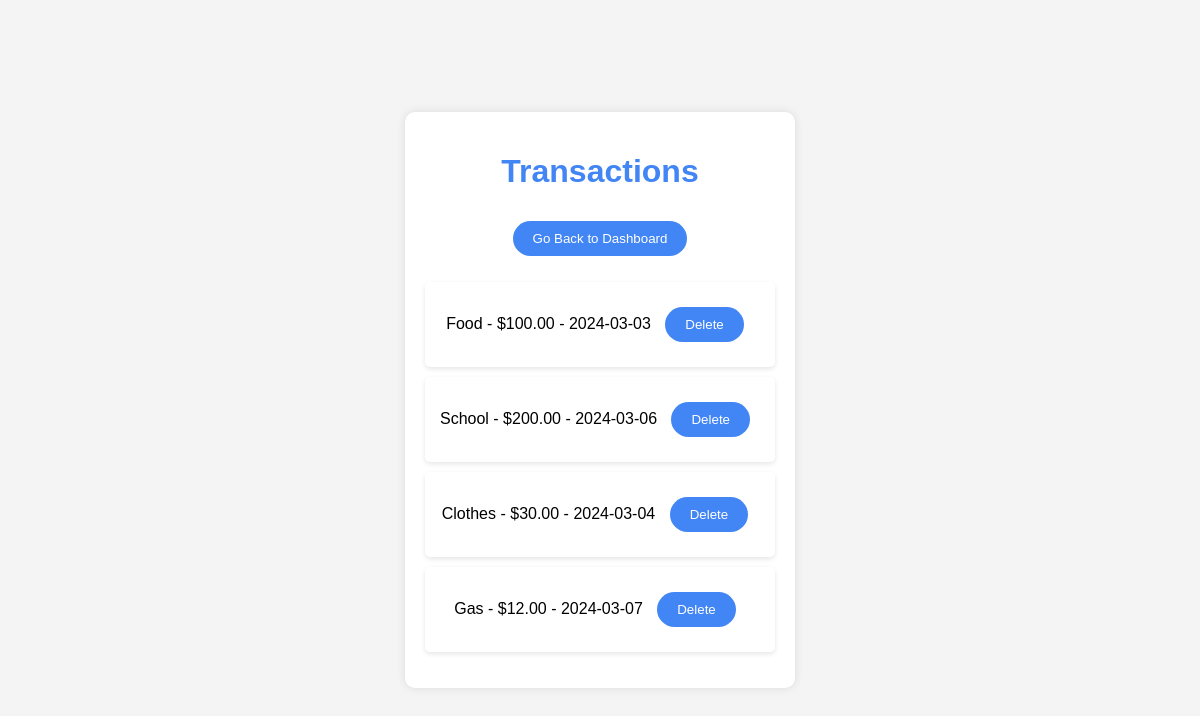
Page /transactions (signed in) on the earlier database version.
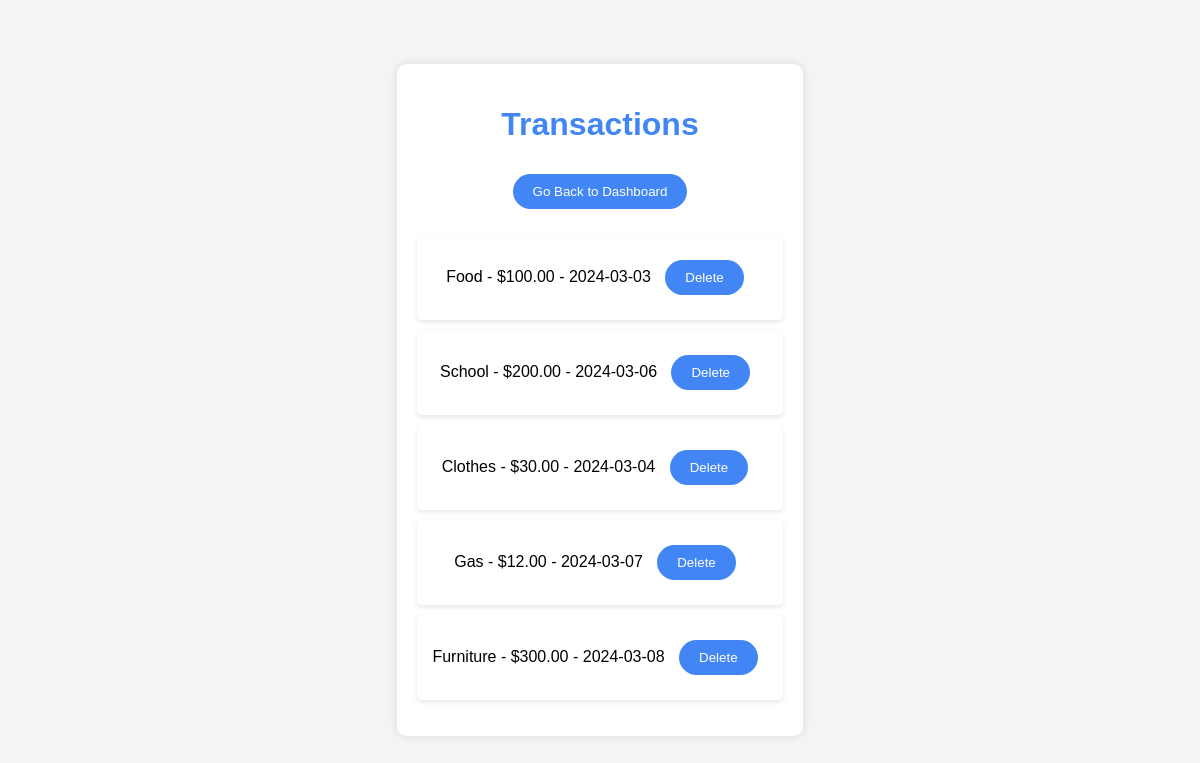
Same page on the later database version.
### finance_UI.py (models this page shows)
class Transaction(db.Model):
    id = db.Column(db.Integer, primary_key=True)
    user_id = db.Column(db.Integer, db.ForeignKey('user.id'), nullable=False)  # Add ForeignKey constraint
    category = db.Column(db.String(50), nullable=False)
    amount = db.Column(db.Float, nullable=False)
    date = db.Column(db.Date, nullable=False)

### finance_UI.py (the view)
@app.route('/transactions')
@login_required
def transactions():
    if request.method == 'POST':
        pass
    transactions = current_user.transactions
    return render_template('transactions.html', transactions=transactions)

### finance_UI.py (called while the page is built)
@login_manager.user_loader
def load_user(user_id):
    try:
        return User.query.get(int(user_id))
    except ValueError:
        return None

### templates/transactions.html (shortened to what this page needs)
<!DOCTYPE html>
<html lang="en">
<head>
    <link rel="stylesheet" href="{{ url_for('static', filename='styles_transactions.css') }}">
</head>
<body>
    <div class="container">
    <h1>Transactions</h1>
    <form method="POST" action="{{ url_for('dashboard') }}" style="display: inline;">
        <button type="submit">Go Back to Dashboard</button>
    </form>
    <ul>
        {% for transaction in transactions %}
            <li>
                {{ transaction.category }} - ${{ '%.2f'|format(transaction.amount) }} - {{ transaction.date }}
                <form method="POST" action="{{ url_for('delete_transaction', transaction_id=transaction.id) }}" style="display: inline;">
                    <button type="submit">Delete</button>
                </form>
            </li>
        {% endfor %}
    </ul>
</body>
</html>

Differences in the rows shown:
added Transaction: amount "300.00"
